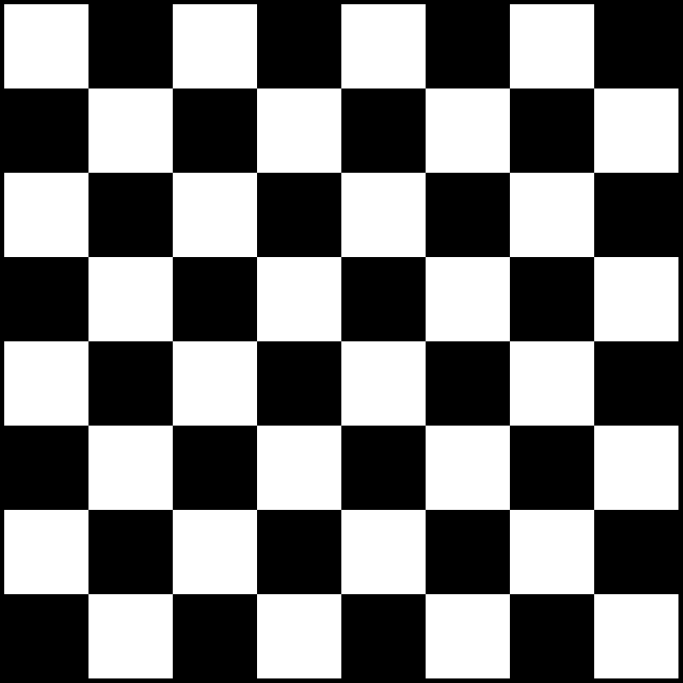
#> input picture open cv/chess.png, 2048 x 2048 px, found by its file name (shown at 1/3 size)
$ python backup.py
#> lines starting #> are read from the running program, lines starting #| are printed output that depends on the picture; after the words box and inside, x2 and y2 are one past the last pixel; in counts of white or black regions, pixels touching at a corner belong together
import cv2 as cv
import numpy as np

#cap = cv.VideoCapture(0)

#cap.set(3, 540)
#cap.set(4, 540)

img = cv.imread("open cv/chess.png")
#> img is the input picture: shape (2048, 2048, 3); min 0, max 255, mean 124.4
img = cv.resize(img, (0,0), fx=0.3, fy=0.3)
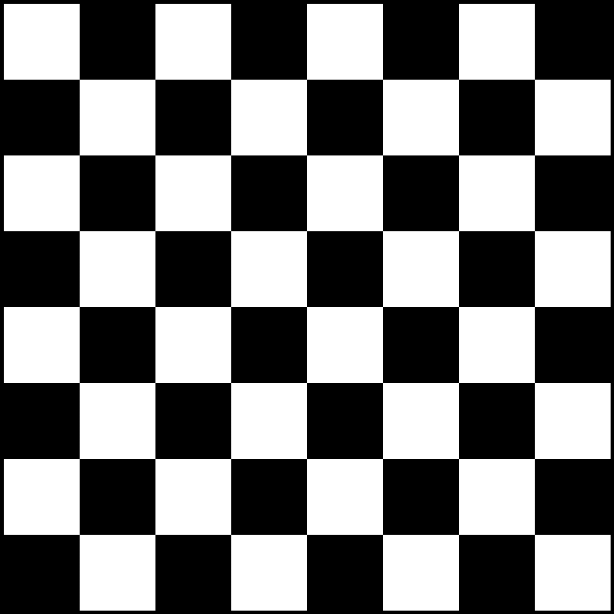
#> img: shape (614, 614, 3); min 0, max 255, mean 124.5
gray = cv.cvtColor(img, cv.COLOR_BGR2GRAY)

corners = cv.goodFeaturesToTrack(gray, 100, 0.01, 10)
#> corners = 79 rows, first 8: [459, 459], [383, 459], [307, 459], [459, 383], [383, 383], [307, 383], [459, 307], [383, 307]
corners = np.int0(corners)

for corner in corners:
    x, y = corner.ravel()
    cv.circle(img, (x,y), 5, (0,0, 255), -1)
#> this loop made 79 passes
#> (x, y) on passes 1 to 12: (459, 459), (383, 459), (307, 459), (459, 383), (383, 383), (307, 383), (459, 307), (383, 307), (307, 307), (534, 383), (534, 306), (458, 534)
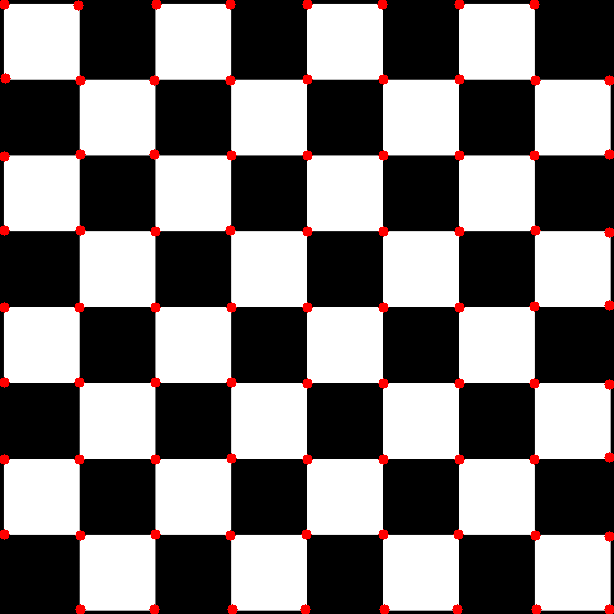
#> img: shape (614, 614, 3); 1.69% of pixels changed, all inside (x1, y1, x2, y2) = (0, 0, 614, 614)

cv.imshow("WINDOW", img)

if cv.waitKey(0) == ord('q'):
#> (key q is pressed here)
    cv.destroyAllWindows()
